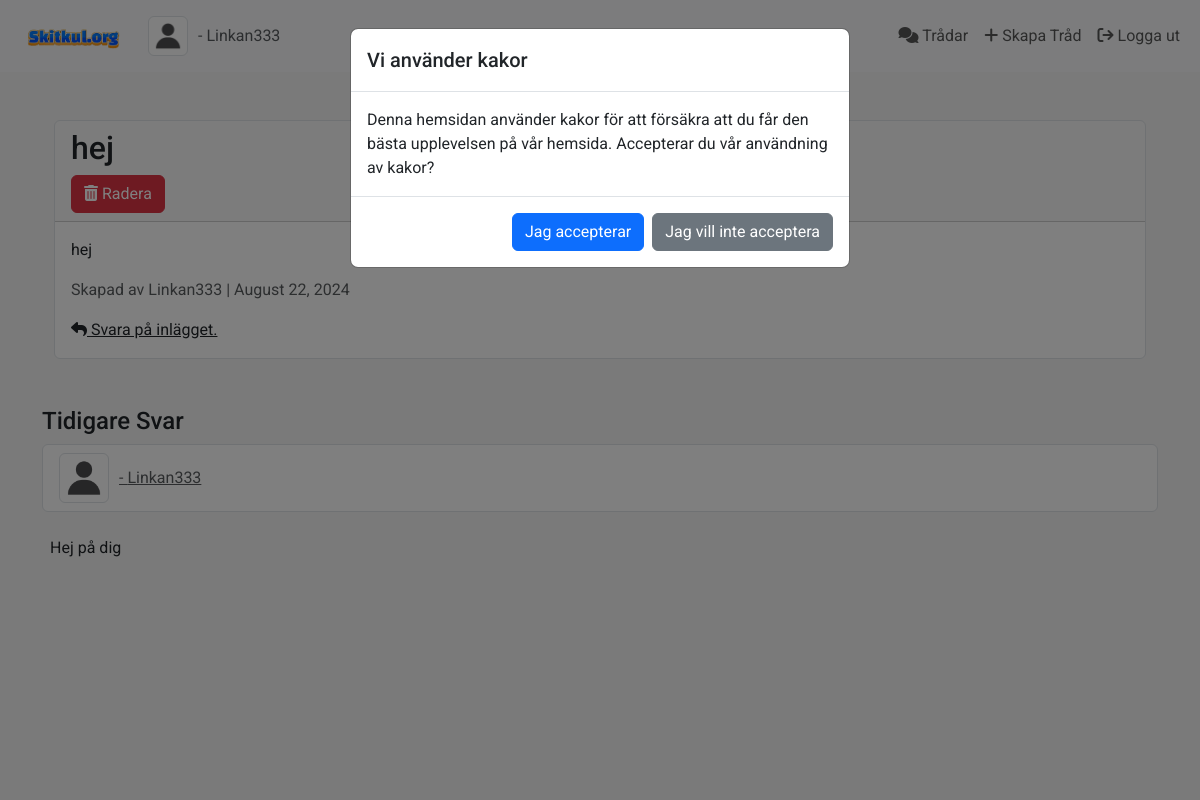
Page /threads/1 (signed in) on the committed database.
### app.py (models this page shows, shortened)
class User(db.Model, UserMixin):
    id = db.Column(db.Integer, primary_key=True)
    username = db.Column(db.String(150), nullable=False, unique=True)
    email = db.Column(db.String(150), nullable=False, unique=True)
    password = db.Column(db.String(150), nullable=False)
    profile_picture = db.Column(db.String(150), nullable=True)
    join_date = db.Column(db.DateTime, nullable=False, default=datetime.utcnow)
    is_active = db.Column(db.Boolean, default=False)
    threads = db.relationship('Thread', backref='author', lazy=True)
    is_admin = db.Column(db.Boolean, default=False)
    notifications = db.relationship('Notification', back_populates='user', lazy='dynamic')

class Thread(db.Model):
    id = db.Column(db.Integer, primary_key=True)
    title = db.Column(db.String(150), nullable=False)
    content = db.Column(db.Text, nullable=False)
    author_id = db.Column(db.Integer, db.ForeignKey('user.id'), nullable=False)
    timestamp = db.Column(db.DateTime, default=datetime.utcnow)
    replies = db.relationship('Reply', backref='thread', lazy=True, cascade='all, delete-orphan')

class Reply(db.Model):
    id = db.Column(db.Integer, primary_key=True)
    content = db.Column(db.Text, nullable=False)
    timestamp = db.Column(db.DateTime, default=datetime.utcnow)
    thread_id = db.Column(db.Integer, db.ForeignKey('thread.id'), nullable=False)
    author_id = db.Column(db.Integer, db.ForeignKey('user.id'), nullable=False)
    author = db.relationship('User', backref='replies')

### app.py (the view, shortened to what this page needs)
@app.route('/threads/<int:thread_id>', methods=['GET', 'POST'])
def view_thread(thread_id):
    thread = Thread.query.get_or_404(thread_id)
    form = ReplyForm()
    replies = Reply.query.filter_by(thread_id=thread.id).order_by(Reply.timestamp.asc()).all()
    if form.validate_on_submit():
        reply = Reply(content=form.content.data, author=current_user, thread=thread)
        db.session.add(reply)
        db.session.commit()
        flash('Ditt svar har lagts till.', 'success')
        return redirect(url_for('view_thread', thread_id=thread.id))
    return render_template('view_thread.html', thread=thread, form=form, replies=replies)

### app.py (called while the page is built)
@login_manager.user_loader
def load_user(user_id):
    return User.query.get(int(user_id))

### templates/view_thread.html (shortened to what this page needs)
{% extends "layout.html" %}
{% block content %}
<div class="container mt-5">
    <div class="card border rounded" style="border-color: black;">
        <div class="card-header">
            <h2>{{ thread.title }}</h2>
            {% if current_user.is_authenticated and (current_user.is_admin or current_user.id == thread.author_id) %}
            <form action="{{ url_for('delete_thread', thread_id=thread.id) }}" method="POST" onsubmit="return confirm('Är du säker att du vill ta bort denna tråd?');">
                <button type="submit" class="btn btn-danger"><i class="fas fa-trash-alt"></i> Radera</button>
            </form>
            {% endif %}
        </div>
        <div class="card-body">
            <p>{{ thread.content }}</p>
            <p class="text-muted">Skapad av {{ thread.author.username }} | {{ thread.timestamp.strftime('%B %d, %Y') }}</p>
            <a href="{{ url_for('reply_thread', thread_id=thread.id) }}" class="text-dark"><i class="fa-solid fa-reply"></i> Svara på inlägget.</a>
        </div>
    </div>
</div>
<h4 class="mt-5">Tidigare Svar</h4>
{% if replies %}
<ul class="list-group mb-4">
    {% for reply in replies %}
    <li class="list-group-item">
        <div class="d-flex align-items-center">
            {% if reply.author.profile_picture %}
                <img src="{{ url_for('static', filename='profile_pics/' + reply.author.profile_picture) }}" alt="Profile Picture" class="img-thumbnail text-muted" style="width: 50px; height: 50px; margin-right: 10px;">
            {% else %}
                <img src="{{ url_for('static', filename='profile_pics/default.png') }}" alt="Default Profile Picture" class="img-thumbnail text-muted" style="width: 50px; height: 50px; margin-right: 10px;">
            {% endif %}
            <div>
                <a class="mb-0 text-muted" href="{{ url_for('user_profile', username=reply.author.username) }}">
                    - {{ reply.author.username }}
                </a>
             </div>
        </div>
    </li>
</ul>
            <p class="align-items-center ms-2">{{ reply.content }}</p>
    {% endfor %}
    {% else %}
        <p>Ingen har svarat på tråden ännu...</p>
    {% endif %}
{% endblock %}

### templates/layout.html (shortened to what this page needs)
<!DOCTYPE html>
<html lang="en">
<head>
    <link href="https://cdn.jsdelivr.net/npm/bootstrap@5.3.3/dist/css/bootstrap.min.css" rel="stylesheet">
    <link rel="stylesheet" href="https://cdnjs.cloudflare.com/ajax/libs/font-awesome/6.6.0/css/all.min.css" />
    <link rel="stylesheet" href="{{ url_for('static', filename='css/styles.css') }}">
</head>
<body>
<nav class="navbar navbar-expand-lg navbar-light bg-light">
    <div class="container-fluid">
        <a class="navbar-brand" href="/">
            <img src="/static/media/logga.png" alt="Skitkul.org" width="120">
        </a>
        <div class="d-flex align-items-center">
            {% if current_user.is_authenticated %}
                {% set profile_pic = current_user.profile_picture or 'default.png' %}
                <img src="{{ url_for('static', filename='profile_pics/' + profile_pic) }}" alt="Profile Picture" class="img-thumbnail" style="width: 40px; height: 40px; margin-right: 10px;">
                <a class="mb-0 text-muted" style="text-decoration: none;" href="{{ url_for('user_profile', username=current_user.username) }}">
                    - {{ current_user.username }}
                </a>
            {% endif %}
        </div>
        <div class="collapse navbar-collapse justify-content-end" id="navbarNav">
            <ul class="navbar-nav">
                <li class="nav-item">
                    <a class="nav-link" href="/forum"><i class="fas fa-comments"></i> Trådar</a>
                </li>
                {% if current_user.is_authenticated %}
                    <li class="nav-item">
                        <a class="nav-link" href="/threads/new"><i class="fas fa-plus"></i> Skapa Tråd</a>
                    </li>
                    <li class="nav-item">
                        <a class="nav-link" href="/logout"><i class="fa-solid fa-arrow-right-from-bracket"></i> Logga ut</a>
                    </li>
                {% endif %}
            </ul>
        </div>
    </div>
</nav>
<div class="modal fade" id="cookieConsentModal" tabindex="-1" aria-labelledby="cookieConsentModalLabel" aria-hidden="true">
    <div class="modal-dialog">
        <div class="modal-content">
            <div class="modal-header">
                <h5 class="modal-title" id="cookieConsentModalLabel">Vi använder kakor</h5>
            </div>
            <div class="modal-body">
                Denna hemsidan använder kakor för att försäkra att du får den bästa upplevelsen på vår hemsida. Accepterar du vår användning av kakor?
            </div>
            <div class="modal-footer">
                <button type="button" class="btn btn-primary" id="acceptCookies">Jag accepterar</button>
                <button type="button" class="btn btn-secondary" id="declineCookies">Jag vill inte acceptera</button>
            </div>
        </div>
    </div>
</div>
    <div class="container">
        {% block content %}{% endblock %}
    </div>
    </body>
</html>

### static/styles.css (style rules this page uses)
body { font-family: 'Roboto', sans-serif; background: whitesmoke; }
.navbar-brand img { max-height: 50px; }

### rows in the picture
User: username "Linkan333", author.username "Linkan333"
Thread: title "hej", content "hej", timestamp "August 22, 2024"
Reply: author.username "Linkan333", content "Hej på dig"
